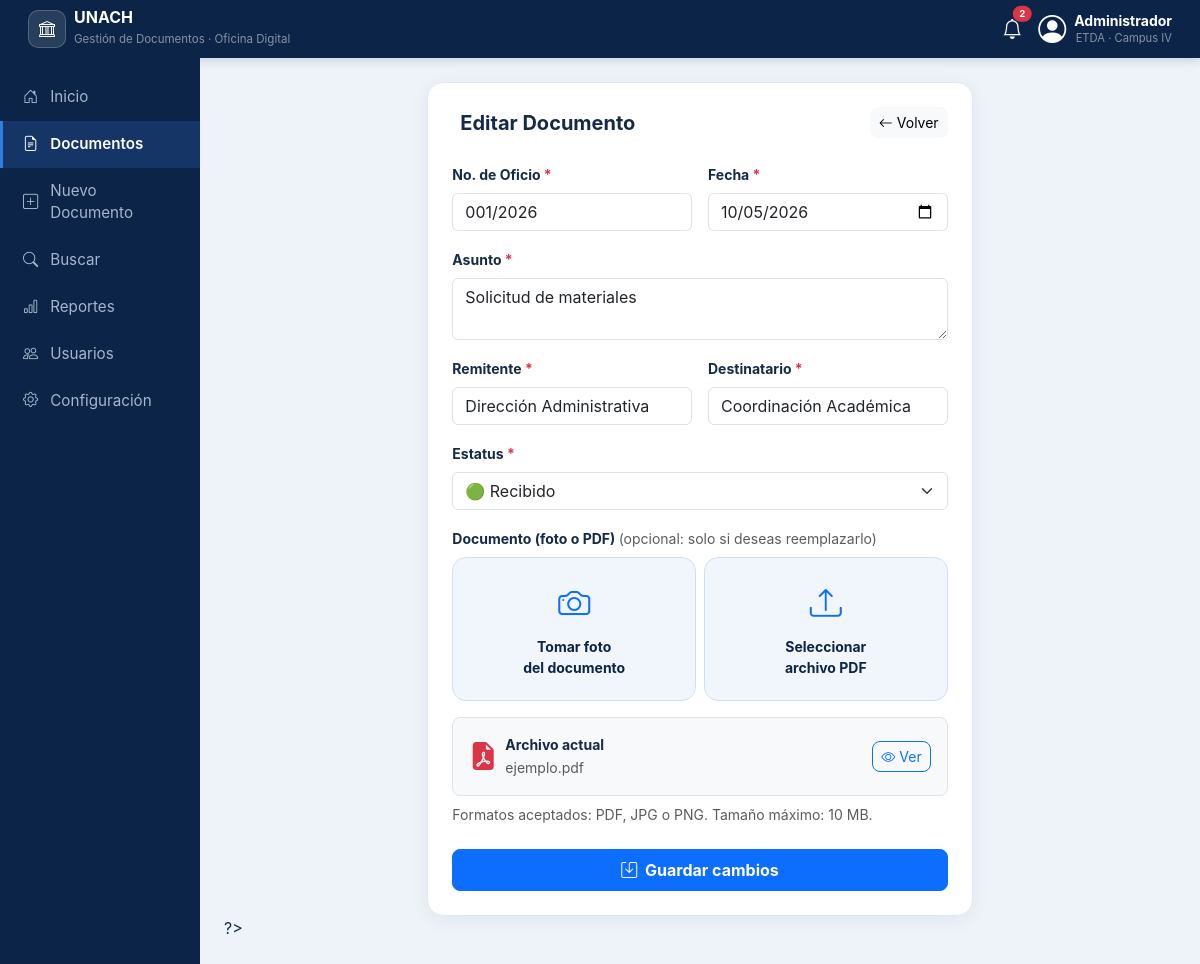
/index.php?vista=editar&id=1, run on the app's committed database.
### tables this page shows
CREATE TABLE IF NOT EXISTS documentos (
    id              INT AUTO_INCREMENT PRIMARY KEY,
    no_oficio       VARCHAR(50)   NOT NULL,
    fecha           DATE          NOT NULL,
    asunto          VARCHAR(255)  NOT NULL,
    remitente       VARCHAR(150)  NOT NULL,
    destinatario    VARCHAR(150)  NOT NULL,
    estatus         ENUM('Recibido','En proceso','Atendido') NOT NULL DEFAULT 'Recibido',
    archivo_pdf     VARCHAR(255)  NOT NULL,
    archivo_nombre  VARCHAR(255)  DEFAULT NULL,
    archivo_tam     INT           DEFAULT 0,
    github_url      VARCHAR(500)  DEFAULT NULL,
    creado_en       TIMESTAMP     NOT NULL DEFAULT CURRENT_TIMESTAMP,
    actualizado_en  TIMESTAMP     NOT NULL DEFAULT CURRENT_TIMESTAMP ON UPDATE CURRENT_TIMESTAMP,

     
    INDEX idx_no_oficio    (no_oficio),
    INDEX idx_fecha        (fecha),
    INDEX idx_estatus      (estatus),
    INDEX idx_remitente    (remitente),
    INDEX idx_destinatario (destinatario),
    FULLTEXT KEY ft_busqueda (no_oficio, asunto, remitente, destinatario)
);

### index.php (called while the page is built, shortened)
<?php
require_once __DIR__ . '/conexion.php';
require_once __DIR__ . '/includes/funciones.php';
require_once __DIR__ . '/includes/consultas.php';
$vistasDisponibles = [
    'inicio'        => 'inicio.php',
    'documentos'    => 'documentos.php',
    'nuevo'         => 'formulario.php',
    'editar'        => 'formulario.php',
    'buscar'        => 'buscar.php',
    'reportes'      => 'reportes.php',
    'usuarios'      => 'usuarios.php',
    'configuracion' => 'configuracion.php',
];
require __DIR__ . '/includes/header.php';
require __DIR__ . '/vistas/' . $vistasDisponibles[$vista];
require __DIR__ . '/includes/footer.php';

### includes/consultas.php (called while the page is built, shortened)
<?php
function obtenerDocumento(mysqli $conexion, int $id): ?array
{
    $stmt = $conexion->prepare('SELECT * FROM documentos WHERE id = ? LIMIT 1');
    $stmt->bind_param('i', $id);
    $stmt->execute();
    $fila = $stmt->get_result()->fetch_assoc();
    return $fila ?: null;
}

### includes/funciones.php (called while the page is built, shortened)
<?php
function e($texto): string
{
    return htmlspecialchars((string) $texto, ENT_QUOTES, 'UTF-8');
}

### vistas/formulario.php (the view, shortened to what this page needs)
<?php
$esEdicion = ($vista === 'editar');
$doc = [
    'id' => 0, 'no_oficio' => '', 'fecha' => date('Y-m-d'), 'asunto' => '',
    'remitente' => '', 'destinatario' => '', 'estatus' => 'Recibido',
    'archivo_nombre' => '', 'archivo_tam' => 0, 'github_url' => null,
];
if ($esEdicion) {
    $encontrado = obtenerDocumento($conexion, (int) ($_GET['id'] ?? 0));
    $doc = $encontrado;
}
?>
<div class="row justify-content-center">
    <div class="col-12 col-md-10 col-lg-8 col-xl-7">
        <div class="main-card">
            <div class="d-flex justify-content-between align-items-center mb-4">
                <h5 class="fw-bold mb-0 d-flex align-items-center gap-2">
                    <?= $esEdicion ? 'Editar Documento' : 'Registrar Documento' ?>
                </h5>
                <a href="index.php?vista=documentos" class="btn btn-sm btn-light rounded-3">
                    <i class="bi bi-arrow-left me-1"></i>Volver
                </a>
            </div>
            <form action="acciones/guardar.php" method="POST" enctype="multipart/form-data"
                  id="formDocumento" data-requiere-archivo="<?= $esEdicion ? 'false' : 'true' ?>" novalidate>
                <div class="row g-3 mb-3">
                    <div class="col-12 col-sm-6">
                        <label for="no_oficio" class="form-label small fw-bold">
                            No. de Oficio <span class="text-danger">*</span>
                        </label>
                        <input type="text" class="form-control" id="no_oficio" name="no_oficio"
                               value="<?= e($doc['no_oficio']) ?>" placeholder="Ej. 0452/2026" maxlength="50" required>
                    </div>
                    <div class="col-12 col-sm-6">
                        <label for="fecha" class="form-label small fw-bold">
                            Fecha <span class="text-danger">*</span>
                        </label>
                        <input type="date" class="form-control" id="fecha" name="fecha"
                               value="<?= e($doc['fecha']) ?>" required>
                    </div>
                </div>
                <div class="mb-3">
                    <label for="asunto" class="form-label small fw-bold">
                        Asunto <span class="text-danger">*</span>
                    </label>
                    <textarea class="form-control" id="asunto" name="asunto" rows="2" maxlength="255"
                              placeholder="Descripción breve del asunto del documento" required><?= e($doc['asunto']) ?></textarea>
                </div>
                <div class="row g-3 mb-3">
                    <div class="col-12 col-sm-6">
                        <label for="remitente" class="form-label small fw-bold">
                            Remitente <span class="text-danger">*</span>
                        </label>
                        <input type="text" class="form-control" id="remitente" name="remitente" list="listaRemitentes"
                               value="<?= e($doc['remitente']) ?>" placeholder="Nombre o dependencia" maxlength="150" required>
                    </div>
                    <div class="col-12 col-sm-6">
                        <label for="destinatario" class="form-label small fw-bold">
                            Destinatario <span class="text-danger">*</span>
                        </label>
                        <input type="text" class="form-control" id="destinatario" name="destinatario" list="listaDestinatarios"
                               value="<?= e($doc['destinatario']) ?>" placeholder="Nombre o área" maxlength="150" required>
                    </div>
                </div>
                <div class="mb-3">
                    <label for="estatus" class="form-label small fw-bold">
                        Estatus <span class="text-danger">*</span>
                    </label>
                    <select class="form-select" id="estatus" name="estatus" required>
                        <option value="Recibido"   <?= $doc['estatus'] === 'Recibido'   ? 'selected' : '' ?>>🟢 Recibido</option>
                    </select>
                </div>
                <div class="mb-4">
                    <label class="form-label small fw-bold">
                        Documento (foto o PDF)
                        <?= $esEdicion ? '<span class="text-muted fw-normal">(opcional: solo si deseas reemplazarlo)</span>'
                                       : '<span class="text-danger">*</span>' ?>
                    </label>
                    <div class="row g-2">
                        <div class="col-6">
                            <div class="btn-upload-option" id="btnCamara" role="button" tabindex="0">
                                <i class="bi bi-camera fs-2 text-primary"></i>
                                <div class="small fw-bold mt-2">Tomar foto<br>del documento</div>
                            </div>
                        </div>
                        <div class="col-6">
                            <div class="btn-upload-option" id="btnArchivo" role="button" tabindex="0">
                                <i class="bi bi-upload fs-2 text-primary"></i>
                                <div class="small fw-bold mt-2">Seleccionar<br>archivo PDF</div>
                            </div>
                        </div>
                    </div>
                    <?php if ($esEdicion && $doc['archivo_nombre']): ?>
                        <div class="mt-3 p-3 bg-light rounded-3 border d-flex justify-content-between align-items-center flex-wrap gap-2">
                            <div class="d-flex align-items-center gap-2">
                                <i class="bi bi-file-earmark-pdf-fill text-danger fs-3"></i>
                                <div>
                                    <small class="fw-bold d-block">Archivo actual</small>
                                    <small class="text-muted"><?= e($doc['archivo_nombre']) ?>
                                    </small>
                                </div>
                            </div>
                            <button type="button" class="btn btn-sm btn-outline-primary rounded-3 ver-pdf"
                                    data-id="<?= (int) $doc['id'] ?>"
                                    data-oficio="<?= e($doc['no_oficio']) ?>"
                                    data-asunto="<?= e($doc['asunto']) ?>">
                                <i class="bi bi-eye me-1"></i>Ver
                            </button>
                        </div>
                    <?php endif; ?>
                    <small class="text-muted d-block mt-2">
                        Formatos aceptados: PDF, JPG o PNG. Tamaño máximo: 10 MB.
                    </small>
                </div>
                <button type="submit" class="btn btn-primary w-100 py-2 rounded-3 fw-bold">
                    <i class="bi bi-save me-1"></i>
                    <?= $esEdicion ? 'Guardar cambios' : 'Guardar Documento' ?>
                </button>
            </form>
        </div>
    </div>
</div>

### assets/css/estilos.css (style rules this page uses)
:root { --unach-dark: #0b2447; --unach-dark-2: #143566; --unach-primary: #2f7de1; --unach-primary-d:#1b5fbb; --bg-light: #eef3f9; --borde: #e2e8f0; --texto: #152a45; --texto-suave: #64748b; --radio: 16px; --sombra: 0 4px 20px rgba(21, 42, 69, .06); }
body { background-color: var(--bg-light); font-family: -apple-system, BlinkMacSystemFont, "Segoe UI", Roboto, Helvetica, Arial, sans-serif; color: var(--texto); padding-bottom: 78px; }
@media (min-width: 992px) { body { padding-bottom: 0; } }
.main-card { background: #fff; border-radius: var(--radio); border: 1px solid var(--borde); box-shadow: var(--sombra); padding: 24px; }
.btn-upload-option { background-color: #f1f6fc; border: 1px solid #cfe0f3; border-radius: 14px; padding: 22px 12px; text-align: center; cursor: pointer; transition: all .18s ease; color: var(--unach-dark); height: 100%; }

### data on the page
documentos: no_oficio "001/2026", fecha "10/05/2026", asunto "Solicitud de materiales", remitente "Dirección Administrativa", destinatario "Coordinación Académica", estatus "🟢 Recibido", archivo_nombre "ejemplo.pdf"

### other printed values
$pendientes "2"
$etiqueta "Inicio"
$etiqueta "Documentos"
$etiqueta "Nuevo Documento"
$etiqueta "Buscar"
$etiqueta "Reportes"
$etiqueta "Usuarios"
$etiqueta "Configuración"
